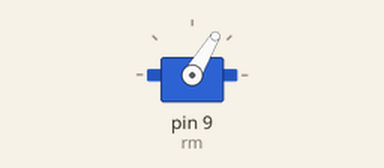
Bench run of a sketch on a simulated Arduino Uno, built with avr-gcc and run on an emulated ATmega328P. Shown: servo.

Above: at 0.1 s.
Timing chart, 0 to 1.6 s (numbered marks = the images above):
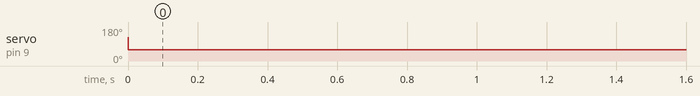

The sketch:

HB25Controler.ino
```cpp
#include <Servo.h>
Servo rm;  //Right Motor

void setup()
{
  rm.attach(9);  //Attach the motor on digital port 9
}

void loop()
{
  //rm.writeMicroseconds(1500);  //Stop the motor
  //delay(20);                          //200 millisecond delay
  //rm.writeMicroseconds(1000);  //(Try to) reverse motor
  //delay(200);
  //rm.writeMicroseconds(1500);  //Stop motor again
  //delay(200);
  rm.writeMicroseconds(1850);  //Move motor forward
  delay(1.10);
  rm.writeMicroseconds(1150);  //Move motor forward
  delay(200000000000000);
}
```

Measured:
- by itself, servo on pin 9 (rm): 127° → 59° at 0.00 s
